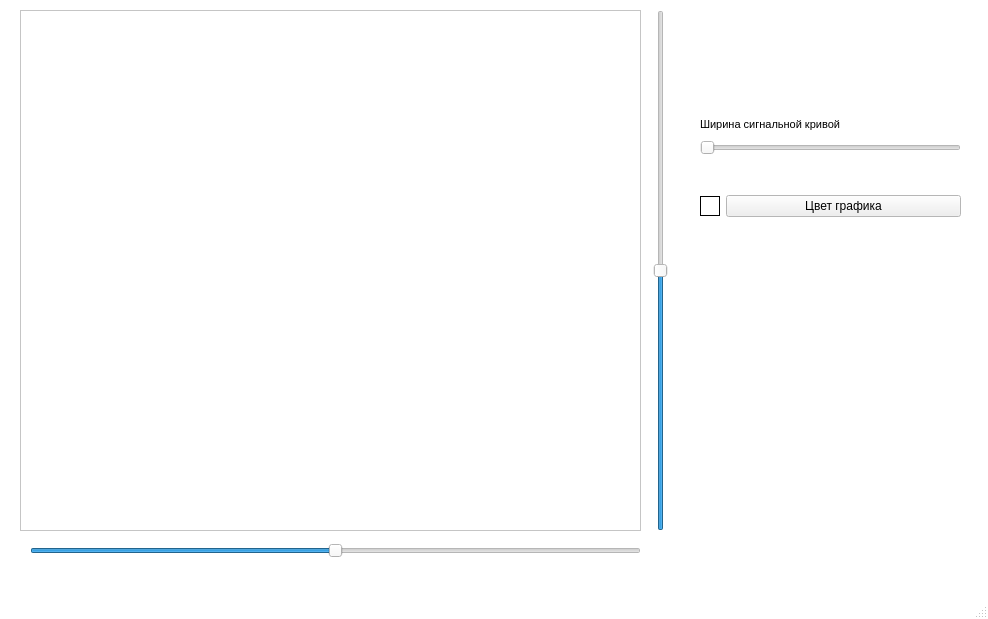
<?xml version="1.0" encoding="UTF-8"?>
<ui version="4.0">
 <class>MainWindow</class>
 <widget class="QMainWindow" name="MainWindow">
  <property name="geometry">
   <rect>
    <x>0</x>
    <y>0</y>
    <width>988</width>
    <height>619</height>
   </rect>
  </property>
  <property name="palette">
   <palette>
    <active>
     <colorrole role="Base">
      <brush brushstyle="SolidPattern">
       <color alpha="255">
        <red>255</red>
        <green>255</green>
        <blue>255</blue>
       </color>
      </brush>
     </colorrole>
     <colorrole role="Window">
      <brush brushstyle="SolidPattern">
       <color alpha="255">
        <red>255</red>
        <green>255</green>
        <blue>255</blue>
       </color>
      </brush>
     </colorrole>
    </active>
    <inactive>
     <colorrole role="Base">
      <brush brushstyle="SolidPattern">
       <color alpha="255">
        <red>255</red>
        <green>255</green>
        <blue>255</blue>
       </color>
      </brush>
     </colorrole>
     <colorrole role="Window">
      <brush brushstyle="SolidPattern">
       <color alpha="255">
        <red>255</red>
        <green>255</green>
        <blue>255</blue>
       </color>
      </brush>
     </colorrole>
    </inactive>
    <disabled>
     <colorrole role="Base">
      <brush brushstyle="SolidPattern">
       <color alpha="255">
        <red>255</red>
        <green>255</green>
        <blue>255</blue>
       </color>
      </brush>
     </colorrole>
     <colorrole role="Window">
      <brush brushstyle="SolidPattern">
       <color alpha="255">
        <red>255</red>
        <green>255</green>
        <blue>255</blue>
       </color>
      </brush>
     </colorrole>
    </disabled>
   </palette>
  </property>
  <property name="windowTitle">
   <string>MainWindow</string>
  </property>
  <widget class="QWidget" name="centralwidget">
   <widget class="QChartView" name="graphicsView">
    <property name="geometry">
     <rect>
      <x>20</x>
      <y>10</y>
      <width>621</width>
      <height>521</height>
     </rect>
    </property>
    <property name="frameShape">
     <enum>QFrame::StyledPanel</enum>
    </property>
    <property name="frameShadow">
     <enum>QFrame::Sunken</enum>
    </property>
   </widget>
   <widget class="QSlider" name="horizontalSlider_2">
    <property name="geometry">
     <rect>
      <x>30</x>
      <y>540</y>
      <width>611</width>
      <height>22</height>
     </rect>
    </property>
    <property name="minimum">
     <number>-10</number>
    </property>
    <property name="maximum">
     <number>10</number>
    </property>
    <property name="singleStep">
     <number>2</number>
    </property>
    <property name="orientation">
     <enum>Qt::Horizontal</enum>
    </property>
   </widget>
   <widget class="QSlider" name="verticalSlider">
    <property name="geometry">
     <rect>
      <x>650</x>
      <y>10</y>
      <width>22</width>
      <height>521</height>
     </rect>
    </property>
    <property name="minimum">
     <number>-10</number>
    </property>
    <property name="maximum">
     <number>10</number>
    </property>
    <property name="singleStep">
     <number>2</number>
    </property>
    <property name="sliderPosition">
     <number>0</number>
    </property>
    <property name="orientation">
     <enum>Qt::Vertical</enum>
    </property>
   </widget>
   <widget class="QWidget" name="">
    <property name="geometry">
     <rect>
      <x>700</x>
      <y>80</y>
      <width>261</width>
      <height>171</height>
     </rect>
    </property>
    <layout class="QVBoxLayout" name="verticalLayout_3">
     <item>
      <layout class="QVBoxLayout" name="verticalLayout">
       <item>
        <widget class="QLabel" name="label_2">
         <property name="maximumSize">
          <size>
           <width>16777215</width>
           <height>20</height>
          </size>
         </property>
         <property name="font">
          <font>
           <pointsize>8</pointsize>
          </font>
         </property>
         <property name="text">
          <string>Ширина сигнальной кривой</string>
         </property>
        </widget>
       </item>
       <item>
        <widget class="QSlider" name="horizontalSlider">
         <property name="minimum">
          <number>1</number>
         </property>
         <property name="maximum">
          <number>10</number>
         </property>
         <property name="orientation">
          <enum>Qt::Horizontal</enum>
         </property>
        </widget>
       </item>
      </layout>
     </item>
     <item>
      <layout class="QHBoxLayout" name="horizontalLayout">
       <item>
        <widget class="QLabel" name="label">
         <property name="maximumSize">
          <size>
           <width>20</width>
           <height>20</height>
          </size>
         </property>
         <property name="autoFillBackground">
          <bool>true</bool>
         </property>
         <property name="frameShape">
          <enum>QFrame::Box</enum>
         </property>
         <property name="frameShadow">
          <enum>QFrame::Plain</enum>
         </property>
         <property name="text">
          <string/>
         </property>
        </widget>
       </item>
       <item>
        <widget class="QPushButton" name="pushButton">
         <property name="text">
          <string>Цвет графика</string>
         </property>
        </widget>
       </item>
      </layout>
     </item>
    </layout>
   </widget>
  </widget>
  <widget class="QMenuBar" name="menubar">
   <property name="geometry">
    <rect>
     <x>0</x>
     <y>0</y>
     <width>988</width>
     <height>21</height>
    </rect>
   </property>
  </widget>
  <widget class="QStatusBar" name="statusbar"/>
 </widget>
 <customwidgets>
  <customwidget>
   <class>QChartView</class>
   <extends>QGraphicsView</extends>
   <header>QtCharts</header>
  </customwidget>
 </customwidgets>
 <resources/>
 <connections/>
</ui>
